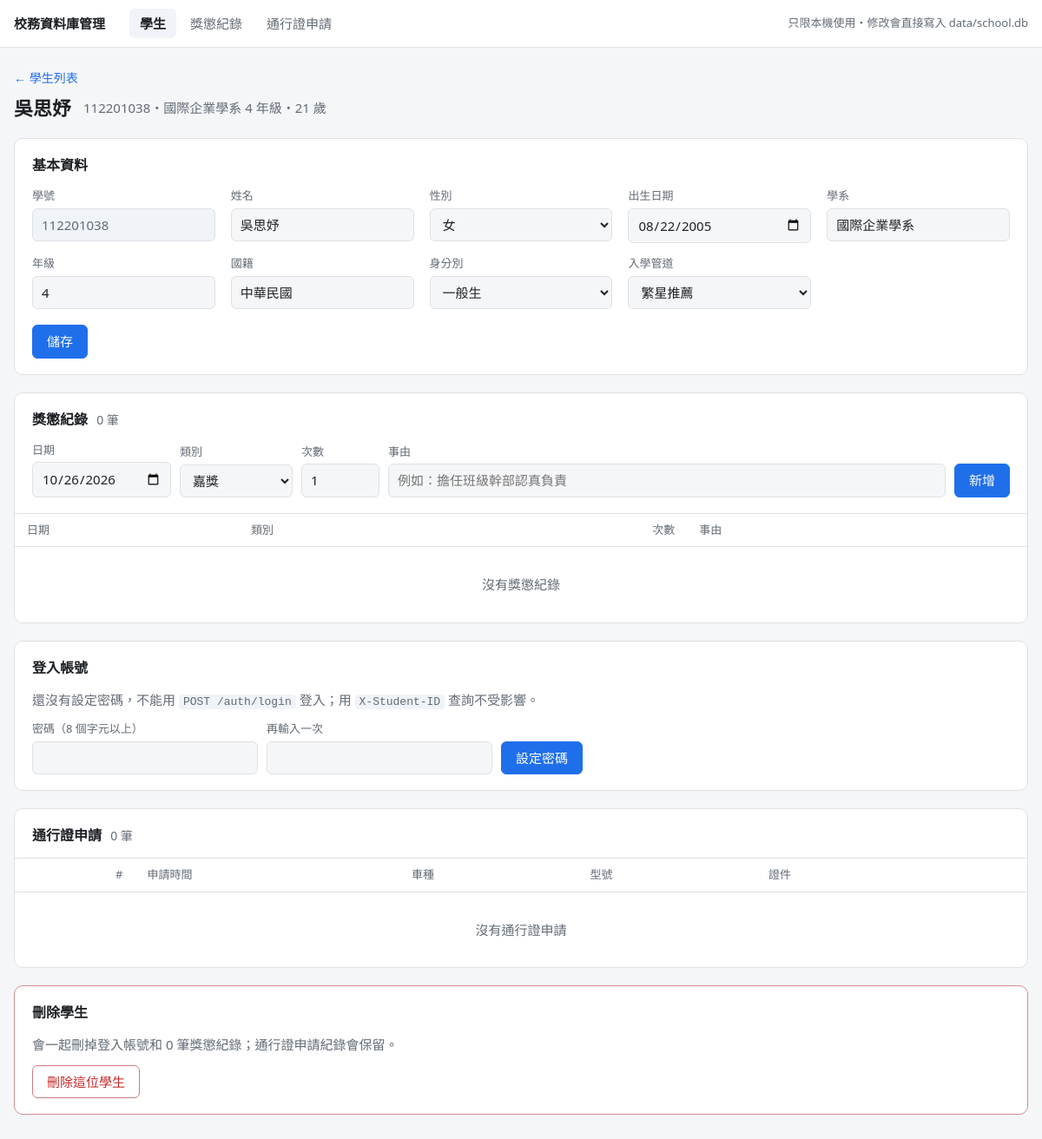
The page /students/112201038 on the database its author committed.
### tables this page shows
CREATE TABLE students (
    student_id        TEXT PRIMARY KEY,  -- 學號（大寫）
    name              TEXT NOT NULL,
    gender            TEXT NOT NULL,     -- 男 / 女
    birth_date        TEXT NOT NULL,     -- YYYY-MM-DD，年齡由 API 依今天的日期計算
    department        TEXT NOT NULL,     -- 系所，例如 資訊工程學系
    grade             INTEGER NOT NULL,  -- 年級
    nationality       TEXT NOT NULL,     -- 國籍，例如 中華民國
    identity          TEXT NOT NULL,     -- 身分別，可選值見 app/enums.py
    admission_channel TEXT NOT NULL,     -- 入學管道，可選值見 app/enums.py
    created_at        TEXT NOT NULL
);

### admin/web.py (the view, shortened to what this page needs)
@app.route("/students/<student_id>", methods=["GET", "POST"])
def student(student_id: str):
    row = get_student_or_404(student_id)
    if request.method == "GET":
        return render_student(row, row)

### admin/web.py (called while the page is built)
def db() -> sqlite3.Connection:
    if "db" not in g:
        g.db = connect()
    return g.db

@app.before_request
def reject_cross_site() -> None:
    origin = request.headers.get("Origin")
    if request.method == "POST" and origin and urlsplit(origin).netloc != request.host:
        abort(403)

@app.template_filter("category")
def category(kind: str) -> str:
    return RewardKind(kind).category

@app.context_processor
def choices() -> dict:
    return {
        "genders": [member.value for member in Gender],
        "identities": [member.value for member in Identity],
        "admission_channels": [member.value for member in AdmissionChannel],
        "reward_kinds": [member.value for member in RewardKind],
        "image_kinds": IMAGE_KINDS,
        "vehicle_types": VEHICLE_TYPES,
        "today": date.today().isoformat(),
    }

def with_age(row: sqlite3.Row) -> dict:
    return {**dict(row), "age": age_on(date.fromisoformat(row["birth_date"]), date.today())}

def get_student_or_404(student_id: str) -> sqlite3.Row:
    row = db().execute("SELECT * FROM students WHERE student_id = ?", (student_id,)).fetchone()
    if row is None:
        abort(404)
    return row

### app/database.py (called while the page is built)
def connect() -> sqlite3.Connection:
    conn = sqlite3.connect(DB_PATH, check_same_thread=False)
    conn.row_factory = sqlite3.Row
    conn.execute("PRAGMA foreign_keys = ON")  # SQLite 預設不檢查外鍵，每個連線都要打開
    return conn

### app/enums.py (called while the page is built)
    @property
    def category(self) -> Literal["獎勵", "懲處"]:
        rewards = (RewardKind.commendation, RewardKind.minor_merit, RewardKind.major_merit)
        return "獎勵" if self in rewards else "懲處"

### app/routers/students.py (called while the page is built)
def age_on(birth_date: date, today: date) -> int:
    before_birthday = (today.month, today.day) < (birth_date.month, birth_date.day)
    return today.year - birth_date.year - before_birthday

### admin/templates/student.html (shortened to what this page needs)
{% extends "base.html" %}
{% import "_macros.html" as m with context %}
{% block content %}
<p class="crumb"><a href="{{ url_for('students') }}">← 學生列表</a></p>
<div class="page-head">
  {% if student %}
    <h1>{{ student.name }}</h1>
    <span class="muted">{{ student.student_id }}・{{ student.department }} {{ student.grade }} 年級・{{ age }} 歲</span>
  {% else %}
    <h1>新增學生</h1>
  {% endif %}
</div>
<section class="card">
  <h2>基本資料</h2>
  <form method="post">
    <div class="grid">
      <label><span>學號</span>
        {% if student %}
          <input value="{{ student.student_id }}" readonly title="學號不能修改">
        {% else %}
          <input name="student_id" value="{{ form.student_id }}" required maxlength="20"
                 pattern="[A-Za-z0-9]{1,20}" title="英數字 1–20 碼" placeholder="例如 115321001" autofocus>
        {% endif %}
      </label>
      <label><span>姓名</span><input name="name" value="{{ form.name }}" required maxlength="50"></label>
      <label><span>性別</span>
        <select name="gender" required>
          {% for value in genders %}<option{% if form.gender == value %} selected{% endif %}>{{ value }}</option>{% endfor %}
        </select>
      </label>
      <label><span>出生日期</span><input type="date" name="birth_date" value="{{ form.birth_date }}" required max="{{ today }}"></label>
      <label><span>學系</span><input name="department" value="{{ form.department }}" list="departments" required maxlength="50"></label>
      <label><span>年級</span><input type="number" name="grade" value="{{ form.grade }}" min="1" max="7" required></label>
      <label><span>國籍</span><input name="nationality" value="{{ form.nationality }}" list="nationalities" required maxlength="50"></label>
      <label><span>身分別</span>
        <select name="identity" required>
          {% for value in identities %}<option{% if form.identity == value %} selected{% endif %}>{{ value }}</option>{% endfor %}
        </select>
      </label>
      <label><span>入學管道</span>
        <select name="admission_channel" required>
          {% for value in admission_channels %}<option{% if form.admission_channel == value %} selected{% endif %}>{{ value }}</option>{% endfor %}
        </select>
      </label>
    </div>
    <div class="form-actions">
      <button class="btn primary">{{ "儲存" if student else "新增學生" }}</button>
    </div>
  </form>
</section>
{% if student %}
<section class="card" id="records">
  <h2>獎懲紀錄 <span class="count">{{ records|length }} 筆</span></h2>
  <form class="row-form" method="post" action="{{ url_for('add_record', student_id=student.student_id) }}">
    <label><span>日期</span><input type="date" name="record_date" value="{{ today }}" required></label>
    <label><span>類別</span>{{ m.kind_select() }}</label>
    <label><span>次數</span><input type="number" name="times" value="1" min="1" max="3" required></label>
    <label><span>事由</span><input name="reason" required maxlength="200" placeholder="例如：擔任班級幹部認真負責"></label>
    <button class="btn primary">新增</button>
  </form>
  <div class="table-wrap">{{ m.records_table(records) }}</div>
</section>
<section class="card" id="account">
  <h2>登入帳號</h2>
  {% if account %}
    <p>已設定密碼（{{ account.created_at[:10] }} 建立），目前有 {{ account.sessions }} 個裝置登入中。</p>
  {% else %}
    <p class="muted">還沒有設定密碼，不能用 <code>POST /auth/login</code> 登入；用 <code>X-Student-ID</code> 查詢不受影響。</p>
  {% endif %}
  <form class="row-form password" method="post" action="{{ url_for('set_password', student_id=student.student_id) }}">
    <label><span>{{ "新密碼" if account else "密碼" }}（{{ min_password_length }} 個字元以上）</span>
      <input type="password" name="password" required minlength="{{ min_password_length }}"
             maxlength="{{ max_password_length }}" autocomplete="new-password"></label>
    <label><span>再輸入一次</span><input type="password" name="password_again" required autocomplete="new-password"></label>
    <button class="btn primary">{{ "重設密碼" if account else "設定密碼" }}</button>
  </form>
</section>
<section class="card" id="passes">
  <h2>通行證申請 <span class="count">{{ passes|length }} 筆</span></h2>
  <div class="table-wrap">{{ m.passes_table(passes) }}</div>
</section>
<section class="card danger-zone">
  <h2>刪除學生</h2>
  <p class="muted">會一起刪掉登入帳號和 {{ records|length }} 筆獎懲紀錄；通行證申請紀錄會保留。</p>
  {{ m.delete_button(url_for('delete_student', student_id=student.student_id),
                     "確定要刪除 " ~ student.student_id ~ " " ~ student.name ~ "？帳號和獎懲紀錄會一起刪掉",
                     label="刪除這位學生", button_class="btn danger") }}
</section>
{% endif %}
{% endblock %}

### admin/templates/base.html (style rules this page uses)
:root { color-scheme: light dark; --bg: #f5f6f8; --surface: #fff; --text: #1d2125; --muted: #626b75; --border: #dde1e6; --accent: #1f6feb; --danger: #c62828; --reward: #1b7f3b; --punish: #c62828; --flash-ok: #e7f4eb; --flash-error: #fdecec; --hover: #f0f3f7; }
* { box-sizing: border-box; }
body { margin: 0; background: var(--bg); color: var(--text); font-size: 15px; line-height: 1.5; font-family: system-ui, "Microsoft JhengHei", "PingFang TC", "Noto Sans TC", sans-serif; }
a { color: var(--accent); text-decoration: none; }
code { font-size: 13px; padding: 1px 5px; border-radius: 4px; background: var(--hover); }
.crumb { margin: 0 0 8px; font-size: 14px; }
.page-head { display: flex; align-items: center; flex-wrap: wrap; gap: 8px 14px; margin-bottom: 18px; }
.page-head h1 { margin: 0; font-size: 22px; }
.muted { color: var(--muted); }
.card { background: var(--surface); border: 1px solid var(--border); border-radius: 10px; padding: 18px 20px; margin-bottom: 20px; }
.card h2 { font-size: 16px; margin: 0 0 14px; }
.card h2 .count { color: var(--muted); font-weight: normal; font-size: 14px; margin-left: 6px; }
.card p { margin: 0 0 12px; }
.card.danger-zone { border-color: color-mix(in srgb, var(--danger) 45%, var(--border)); }
.table-wrap { overflow-x: auto; margin: 0 -20px -18px; border-top: 1px solid var(--border); }
label > span { display: block; font-size: 13px; color: var(--muted); margin-bottom: 4px; }
input, select { width: 100%; padding: 7px 10px; font: inherit; color: var(--text); background: var(--bg); border: 1px solid var(--border); border-radius: 6px; }
input[readonly] { background: var(--hover); color: var(--muted); }
.grid { display: grid; grid-template-columns: repeat(auto-fill, minmax(210px, 1fr)); gap: 14px 18px; }
.row-form { display: grid; grid-template-columns: 160px 130px 90px 1fr auto; gap: 10px; align-items: end; margin-bottom: 18px; }
.row-form.password { grid-template-columns: repeat(2, minmax(0, 260px)) auto; justify-content: start; margin-bottom: 0; }
.form-actions { margin-top: 18px; display: flex; gap: 10px; }
.btn { display: inline-block; padding: 7px 16px; font: inherit; color: var(--text); background: var(--surface); border: 1px solid var(--border); border-radius: 6px; cursor: pointer; white-space: nowrap; }
.btn.primary { color: #fff; background: var(--accent); border-color: var(--accent); }

### rows shown on the page
students: name "吳思妤", student_id "112201038", department "國際企業學系", grade "4", gender "女", birth_date "08/22/2005", nationality "中華民國", identity "一般生", admission_channel "繁星推薦"

### other values the page prints
{{ age }} "21"
{{ "儲存" if student else "新增學生" }} "儲存"
{{ records|length }} "0"
{{ "新密碼" if account else "密碼" }} "密碼"
{{ min_password_length }} "8"
{{ "重設密碼" if account else "設定密碼" }} "設定密碼"
{{ passes|length }} "0"
{{ label }} "刪除這位學生"
form field kind "嘉獎"
